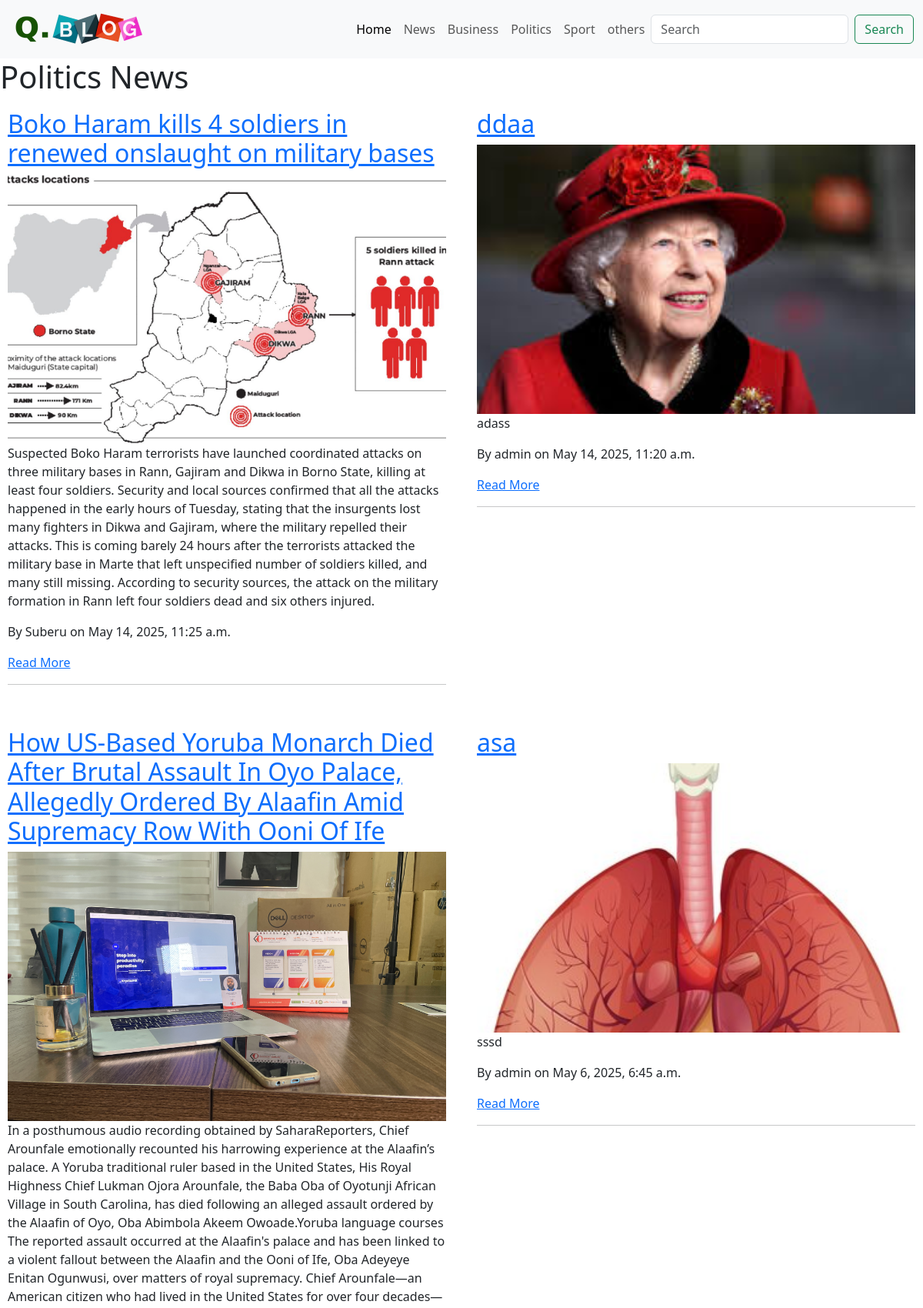
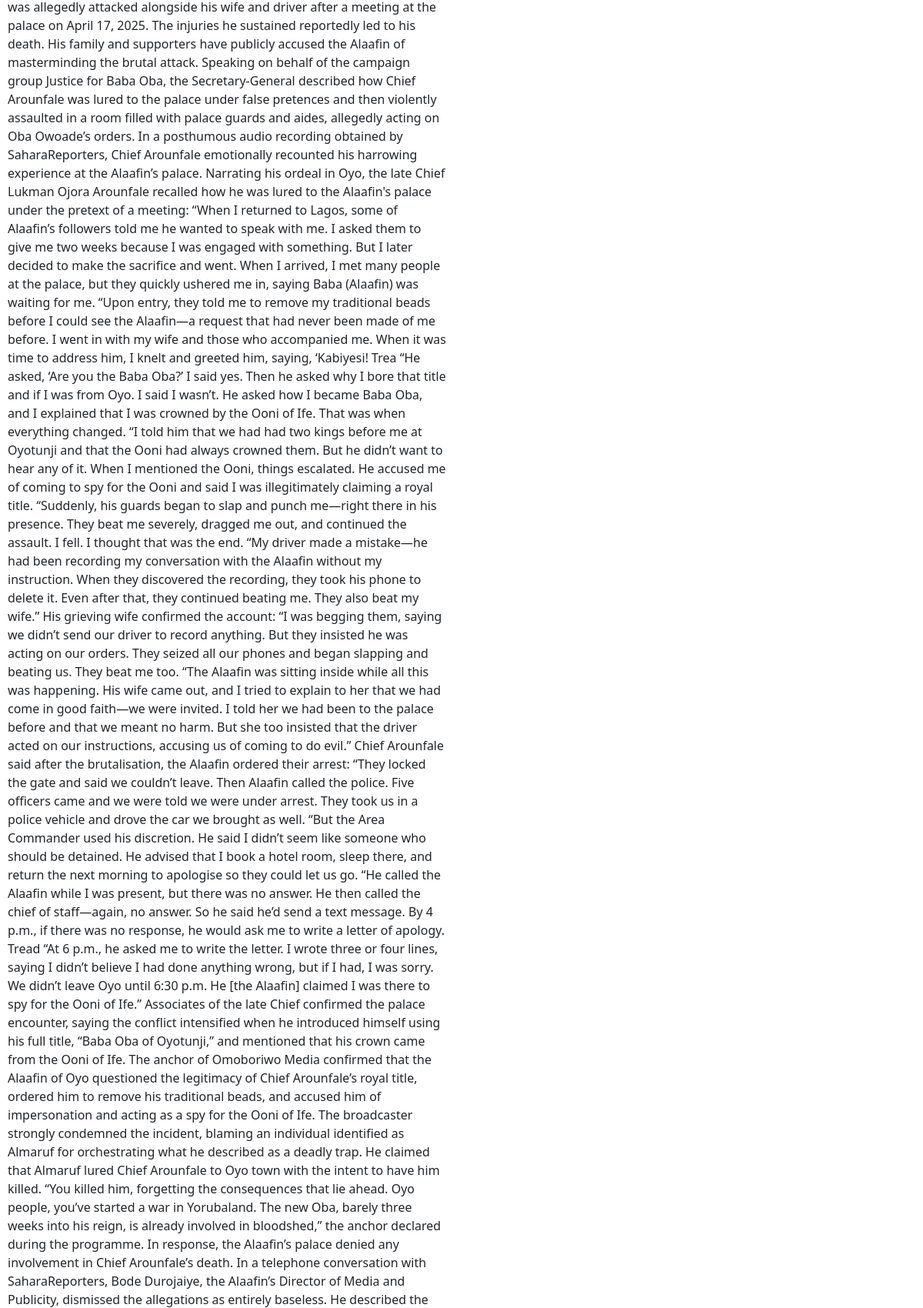
Screenshot of /politics/ (upper part) with the database file from the repository (2 pictures, top to bottom).
### Quickapp/models.py (models this page shows, shortened)
class Blog_Post(models.Model):
    options =(
            ('draft', 'Draft'),
            ('published', 'Published'),
    )
    image = models.ImageField(upload_to = 'img/', null=True, blank=True)
    title = models.CharField(max_length = 200)
    body = models.TextField()
    category = models.ForeignKey(Category, on_delete=models.SET_NULL, null= True)
    slug = models.SlugField(max_length= 200, unique =True, blank= True)
    author = models.ForeignKey(User, on_delete = models.CASCADE, related_name= 'comments')
    created_on = models.DateTimeField(auto_now= True)
    status = models.CharField(max_length=10, choices=options, default='draft')

### Quickapp/views.py (the view)
# urls.py: path('politics/', views.politics, name="politics"),
def politics(request):
    full_post = Blog_Post.objects.all().order_by('-created_on')
    return render(request, 'politics.html', {'full_post': full_post})

### Quickapp/templates/politics.html
{% extends 'layout.html' %}
{% block content %}
<h1> Politics News</h1>
<section class="roww ">
    {% for abc in full_post %}
    <main class="colu" >
        <h2><a href="#">{{ abc.title}}  </a></h2>
        {% if abc.image %}
        <img src="{{ abc.image.url }}" style="width:100%; height: 350px; object-fit: cover" alt="{{ abc.title}}">
        {% endif %}
        <p>{{ abc.body}}</p>
        <p>By {{ abc.author }} on {{ abc.created_on}}</p>
        <a href="#">Read More  </a>
        <hr>
    </main>
    {% endfor %}
</section>
    {% endblock %}

### Quickapp/templates/layout.html (style rules this page uses)
.roww { display: grid; grid-template-columns: repeat(2, 1fr); gap: 20px }
.colu { padding: 10px; box-sizing: border-box }

### rows the page displays
Blog_Post: title "Boko Haram kills 4 soldiers in renewed onslaught on military bases", image (picture), body "Suspected Boko Haram terrorists have launched coordinated attacks on three military bases in Rann, Gajiram and Dikwa in Borno State, killing at least four soldiers. Security and local sources confirmed that all the attacks happened in the early hours of Tuesday, stating that the insurgents lost many fighters in Dikwa and Gajiram, where the military repelled their attacks. This is coming barely 24 hours after the terrorists attacked the military base in Marte that left unspecified number of soldiers killed, and many still missing. According to security sources, the attack on the military formation in Rann left four soldiers dead and six others injured.", author "Suberu", created_on "May 14, 2025, 11:25 a.m."
Blog_Post: title "ddaa", image (picture), body "adass", author "admin", created_on "May 14, 2025, 11:20 a.m."
Blog_Post: title "How US-Based Yoruba Monarch Died After Brutal Assault In Oyo Palace, Allegedly Ordered By Alaafin Amid Supremacy Row With Ooni Of Ife", image (picture)
Blog_Post: title "asa", image (picture), body "sssd", author "admin", created_on "May 6, 2025, 6:45 a.m."
